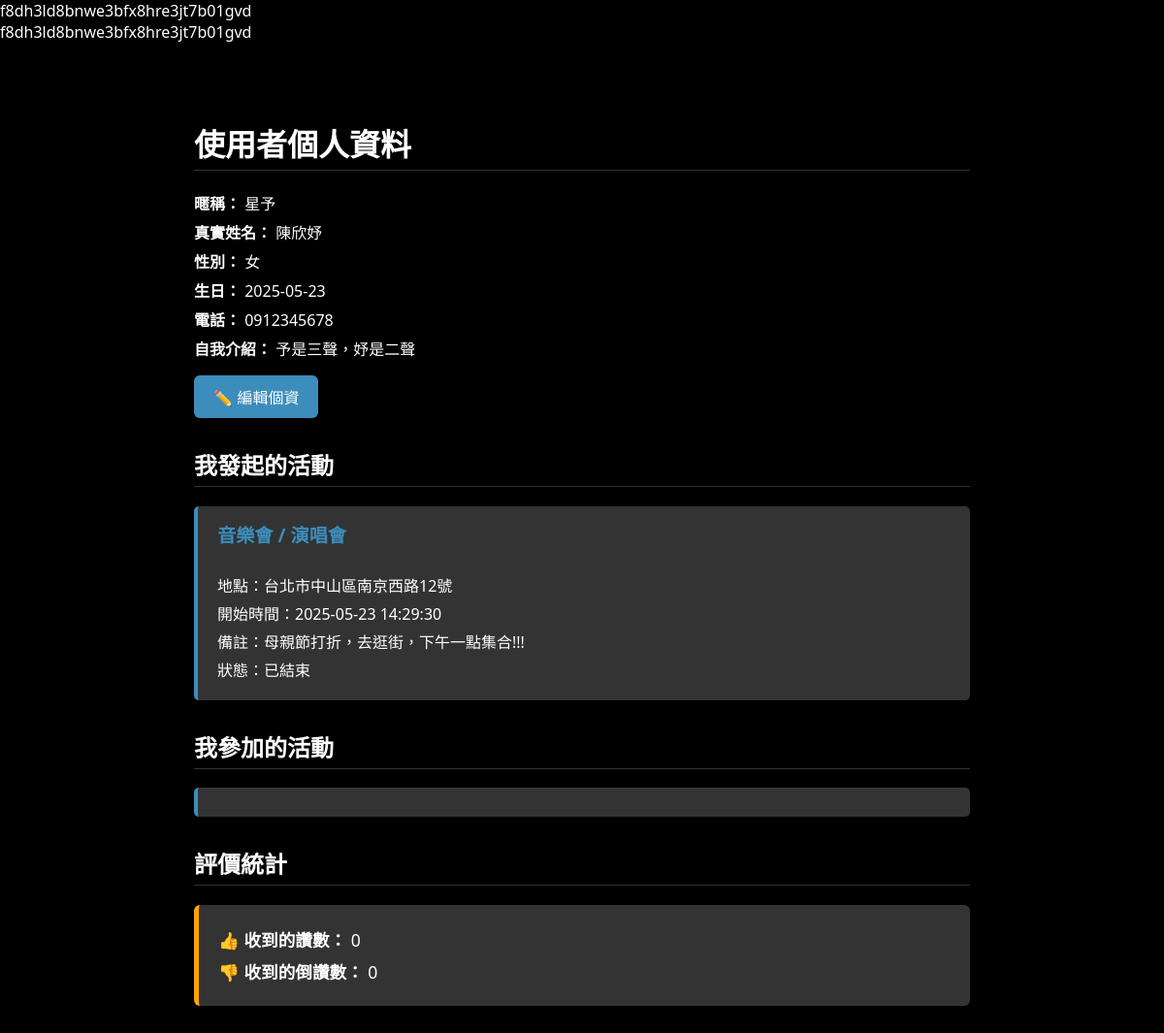
The app's page /profile/profile.php?uid=f8dh3ld8bnwe3bfx8hre3jt7b01gvd, older data.
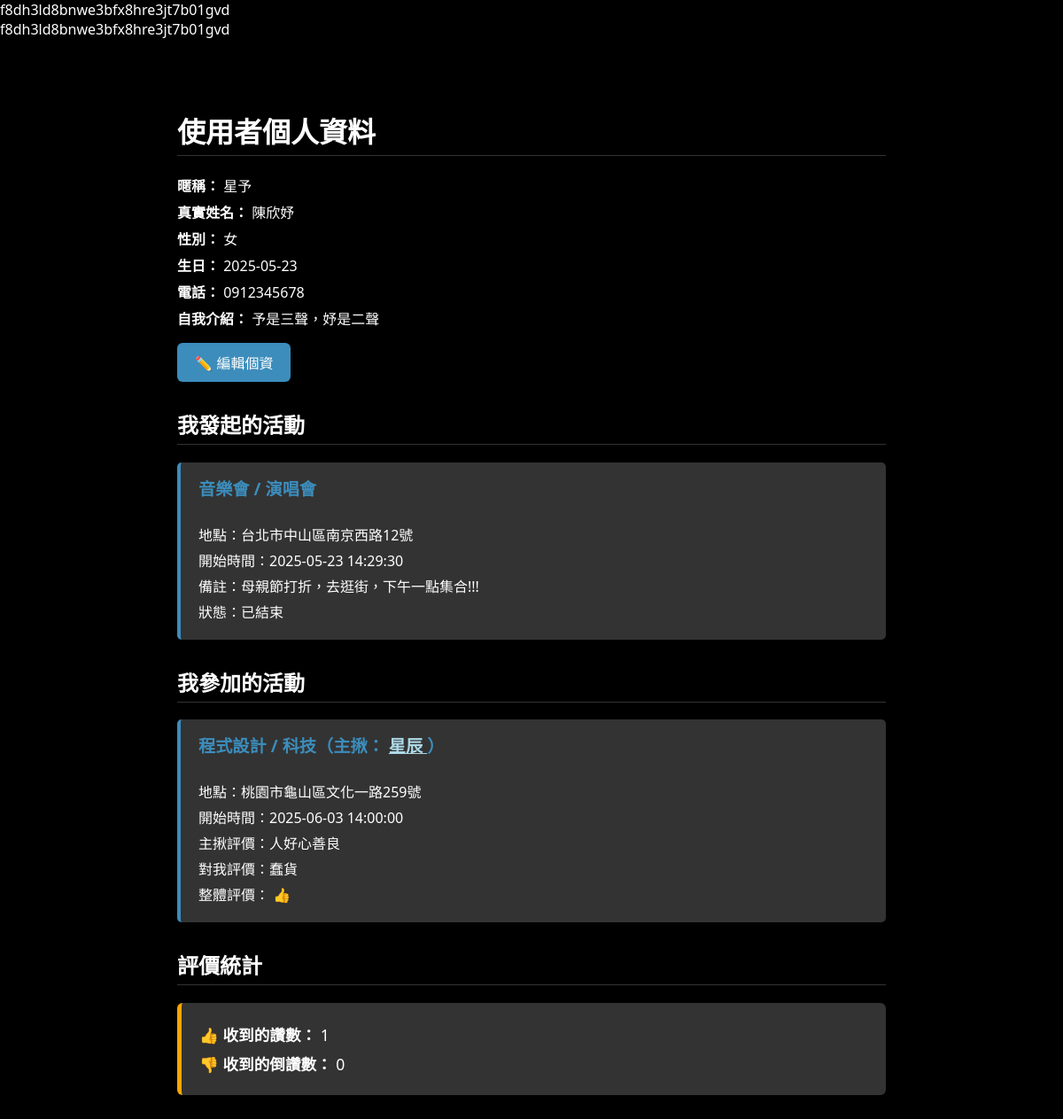
The same page, newer data.
### tables this page shows
CREATE TABLE `order_detail` (
  `orderid` int(11) NOT NULL,
  `booker` varchar(50) NOT NULL,
  `location` varchar(100) NOT NULL,
  `deadtime` datetime NOT NULL,
  `start_time` datetime NOT NULL DEFAULT current_timestamp(),
  `annotation` varchar(200) DEFAULT NULL,
  `participants` int(2) NOT NULL DEFAULT 1,
  `state` varchar(4) NOT NULL,
  `event_id` int(4) DEFAULT NULL,
  `gender_limit` tinyint(1) NOT NULL DEFAULT 0,
  `male_limit` int(2) DEFAULT NULL,
  `female_limit` int(2) DEFAULT NULL,
  `male_num` int(2) NOT NULL DEFAULT 0,
  `female_num` int(2) NOT NULL DEFAULT 0
);

CREATE TABLE `event` (
  `categories_id` int(4) NOT NULL,
  `event_id` int(4) NOT NULL,
  `content` varchar(50) NOT NULL
);

CREATE TABLE `involvement` (
  `orderid` int(11) NOT NULL,
  `uid` varchar(50) NOT NULL,
  `eval_to_booker` varchar(200) DEFAULT NULL,
  `booker_eval` varchar(200) DEFAULT NULL,
  `evaluation` int(1) DEFAULT NULL COMMENT '讚:1，倒讚:-1'
);

CREATE TABLE `user` (
  `uid` varchar(50) NOT NULL,
  `username` varchar(11) NOT NULL,
  `name` varchar(50) NOT NULL,
  `gender` varchar(1) NOT NULL,
  `birthday` date DEFAULT NULL,
  `self_introduction` varchar(200) DEFAULT NULL,
  `isadmin` tinyint(1) DEFAULT 0,
  `phone` varchar(10) NOT NULL,
  `identify_ID` varchar(10) NOT NULL
);

### profile/profile.php (the view, shortened to what this page needs)
<?php
require_once 'db_connect.php';
$login_uid = 'f8dh3ld8bnwe3bfx8hre3jt7b01gvd';
$uid = $_GET['uid'] ?? null;
echo $uid;
$isAdmin = false;
if ($login_uid) {
    $stmt = $conn->prepare("SELECT isadmin FROM user WHERE uid = ?");
    $stmt->bind_param("s", $login_uid);
    $stmt->execute();
    $result = $stmt->get_result();
    if ($row = $result->fetch_assoc()) {
        $isAdmin = $row['isadmin'] == 1;
    }
}
$isSelf = $login_uid === $uid;
$canEdit = $isSelf || $isAdmin;
?>
<?php
$user_sql = "SELECT * FROM user WHERE uid = ?";
$stmt = $conn->prepare($user_sql);
$stmt->bind_param("s", $uid);
$stmt->execute();
$user_result = $stmt->get_result();
$user = $user_result->fetch_assoc();
?>
<?php
$created_sql = "
SELECT od.*, e.content AS event_name
FROM order_detail od
JOIN event e ON od.event_id = e.event_id
WHERE od.booker = ?";
$stmt = $conn->prepare($created_sql);
$stmt->bind_param("s", $uid);
$stmt->execute();
$created_events = $stmt->get_result();
?>
<?php
$joined_sql = "
SELECT od.*, e.content AS event_name, u.username AS booker_username, i.eval_to_booker, i.booker_eval, i.evaluation
FROM involvement i
JOIN order_detail od ON i.orderid = od.orderid
JOIN event e ON od.event_id = e.event_id
JOIN user u ON od.booker = u.uid
WHERE i.uid = ?";
$stmt = $conn->prepare($joined_sql);
$stmt->bind_param("s", $uid);
$stmt->execute();
$joined_events = $stmt->get_result();
?>
<?php
$evaluation_sql = "
SELECT
  SUM(CASE WHEN i.evaluation = 1 THEN 1 ELSE 0 END) AS likes,
  SUM(CASE WHEN i.evaluation = -1 THEN 1 ELSE 0 END) AS dislikes
FROM involvement i
JOIN order_detail o ON i.orderid = o.orderid
WHERE i.uid = ? AND o.booker != i.uid
";
$stmt = $conn->prepare($evaluation_sql);
$stmt->bind_param("s", $uid);
$stmt->execute();
$eval_result = $stmt->get_result();
$eval_data = $eval_result->fetch_assoc();
?>
<!DOCTYPE html>
<html lang="zh-Hant">
<head>
  <link rel="stylesheet" href="profile.css">
</head>
<body>
    <div class="container">
        <div class="profile-info">
            <h1>使用者個人資料</h1>
            <?php if ($canEdit): ?>
                <div id="view-mode">
                    <p><strong>暱稱：</strong> <?php echo htmlspecialchars($user['username']); ?></p>
                    <p><strong>真實姓名：</strong> <?php echo htmlspecialchars($user['name']); ?></p>
                    <p><strong>性別：</strong> <?php echo htmlspecialchars($user['gender']); ?></p>
                    <p><strong>生日：</strong> <?php echo htmlspecialchars($user['birthday']); ?></p>
                    <p><strong>電話：</strong> <?php echo htmlspecialchars($user['phone']); ?></p>
                    <p><strong>自我介紹：</strong> <?php echo htmlspecialchars($user['self_introduction'] ?? '尚未填寫'); ?></p>
                    <button class="edit-button" onclick="toggleEdit()">✏️ 編輯個資</button>
                </div>
            <?php endif; ?>
        </div>
        <h2>我發起的活動</h2>
        <div class="event-card">
        <?php while ($row = $created_events->fetch_assoc()): ?>
            <div>
            <h3><?php echo htmlspecialchars($row['event_name']); ?></h3>
            <p>地點：<?php echo htmlspecialchars($row['location']); ?></p>
            <p>開始時間：<?php echo $row['start_time']; ?></p>
            <p>備註：<?php echo htmlspecialchars($row['annotation']); ?></p>
            <p>狀態：<?php echo $row['state']; ?></p>
            </div>
        <?php endwhile; ?>
        </div>
        <h2>我參加的活動</h2>
        <div class="event-card">
            <?php while ($row = $joined_events->fetch_assoc()): ?>
                <div>
                    <h3>
                        <?php echo htmlspecialchars($row['event_name']); ?>（主揪：
                        <a href="profile.php?uid=<?php echo urlencode($row['booker']); ?>" style="color: lightblue;">
                            <?php echo htmlspecialchars($row['booker_username']); ?>
                        </a>）
                    </h3>
                    <p>地點：<?php echo htmlspecialchars($row['location']); ?></p>
                    <p>開始時間：<?php echo $row['start_time']; ?></p>
                    <p>主揪評價：<?php echo htmlspecialchars($row['eval_to_booker'] ?? '未填寫'); ?></p>
                    <p>對我評價：<?php echo htmlspecialchars($row['booker_eval'] ?? '未填寫'); ?></p>
                    <p>整體評價：
                        <?php
                        if ($row['evaluation'] === null) echo '未評價';
                        elseif ($row['evaluation'] == 1) echo '👍';
                        elseif ($row['evaluation'] == -1) echo '👎';
                        ?>
                    </p>
                </div>
            <?php endwhile; ?>
        </div>
        <h2>評價統計</h2>
        <div class="stat-box">
            <p><strong>👍 收到的讚數：</strong> <?php echo $eval_data['likes'] ?? 0; ?></p>
            <p><strong>👎 收到的倒讚數：</strong> <?php echo $eval_data['dislikes'] ?? 0; ?></p>
        </div>
    </div>
</body>
</html>

Row changes from the older to the newer data that the page shows:
added involvement: event.content "程式設計 / 科技", user.username "星辰", orderid.location "桃園市龜山區文化一路259號", orderid.start_time "2025-06-03 14:00:00", eval_to_booker "人好心善良", booker_eval "蠢貨"
Text that changed along with them:
$eval_data['likes']: "0" → "1"
